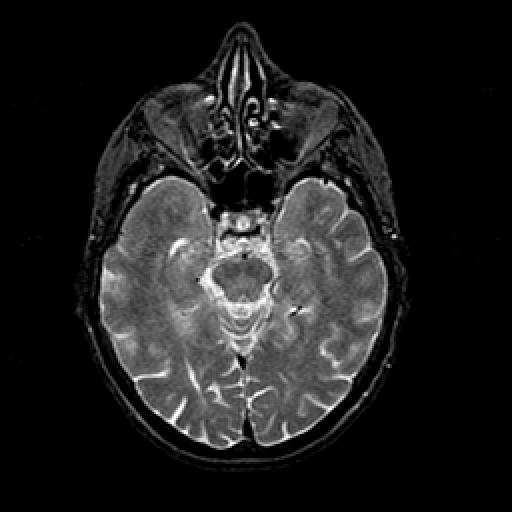
%> input picture MATLAB/Lesson1/1.gif, 512 x 512 px
$ octave Preprocessing.m   (GNU Octave 9; MATLAB toolbox functions it lacks are replaced by stand-ins)
%> lines starting %> are read from the running program, lines starting %| are printed output that depends on the picture

I=imread('../Images/1.gif');
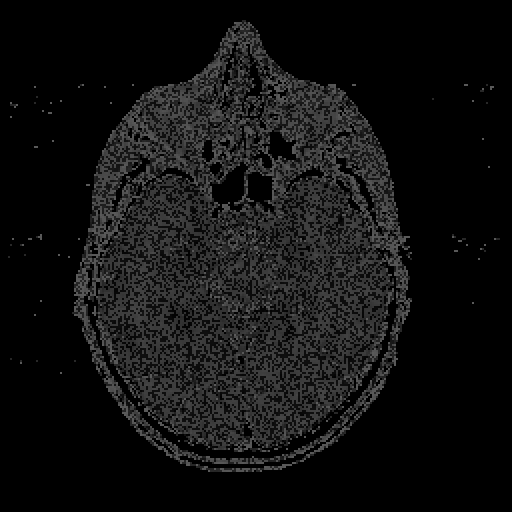
%> I: size 512x512 uint8; min 0, max 91, mean 17.3


%%
% ######################################################## %
      % Basic Image Filtering  in the Spatial Domain %
% ######################################################## %

% Applying some pre-processing on the Image
% Median Filter => to remove salt and pepper noise

I = medfilt2(I,[3,3]);
figure,imshow(I);

% Some Basic Image Filtering in the Spatial Domain
% Other then ordfilt2, check the Image Processing toolbox

% Some filtering, e.g ordfilt2 is used to implement greyscale morphological
% opeprations, including greyscale dilation and erosion.

% Median filter
B= ordfilt2(I,5,ones(3,3));
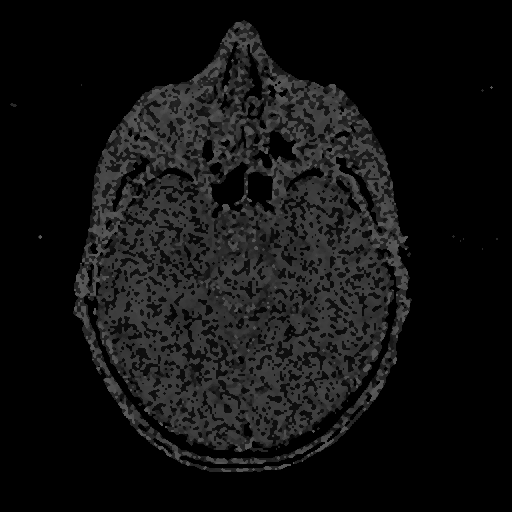
%> B: size 512x512 uint8; min 0, max 90, mean 17.6
figure,montage({B,I},[])
%> after `montage({B,I},[])`:
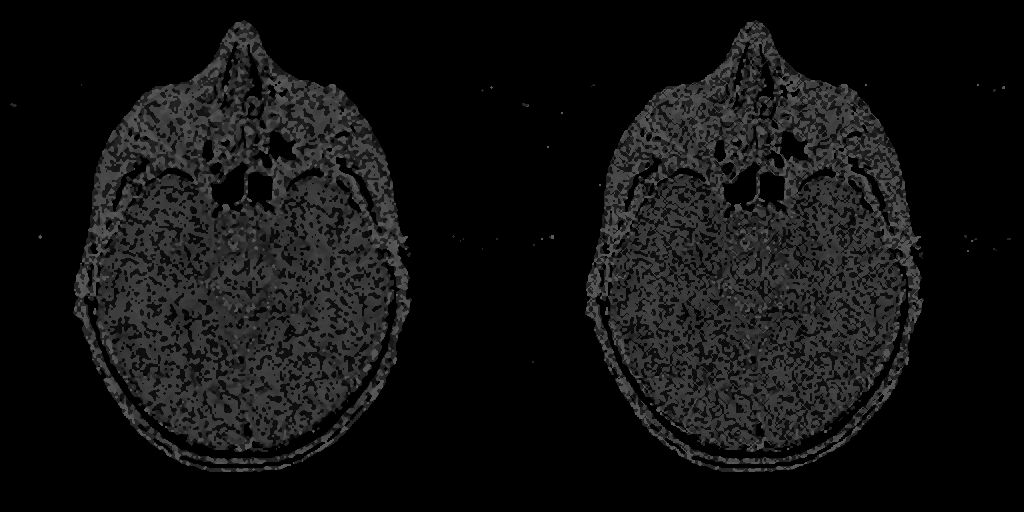
%> displayed picture: size 512x1024, on the screen's scale of 0 to 255; min 0, max 91, mean 17.5
title('Medain Filtered Image (Left) vs. Original(Right)');

%Minimum filter
C = ordfilt2(I,1,ones(3,3));
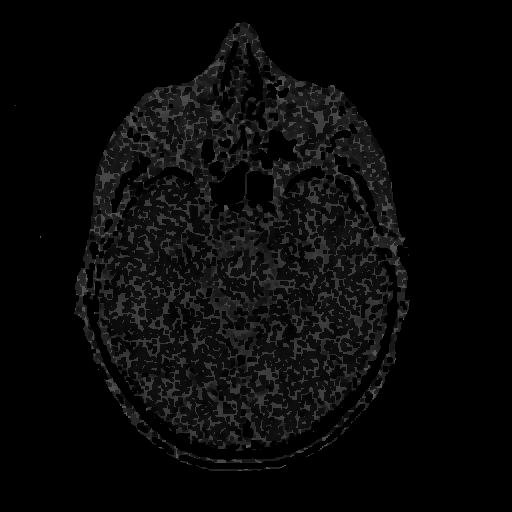
%> C: size 512x512 uint8; min 0, max 89, mean 9.5
figure,montage({C,I},[])
%> after `montage({C,I},[])`:
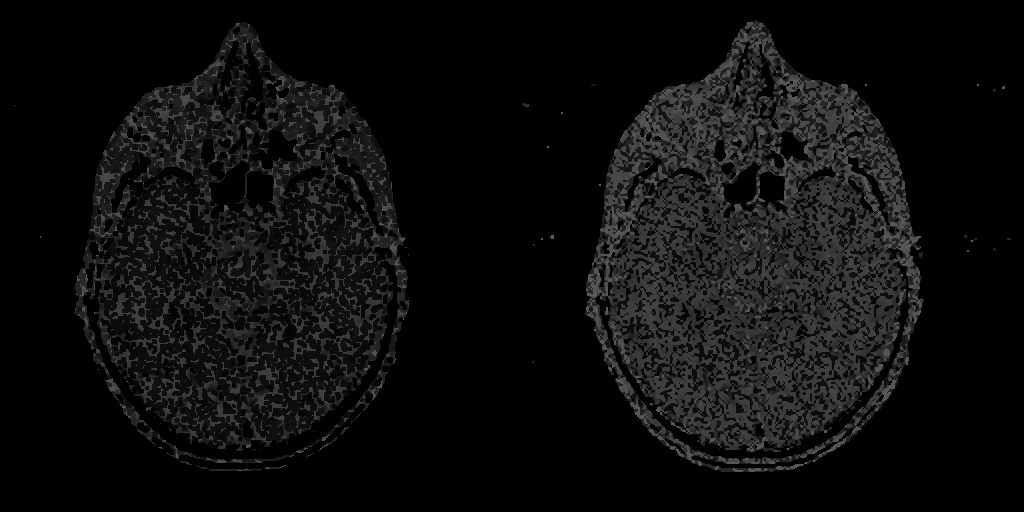
%> displayed picture: size 512x1024, on the screen's scale of 0 to 255; min 0, max 91, mean 13.4
title('Min Filtered Image (Left) vs. Original(Right)');

% Maximum filter
D = ordfilt2(I,9,ones(3,3));
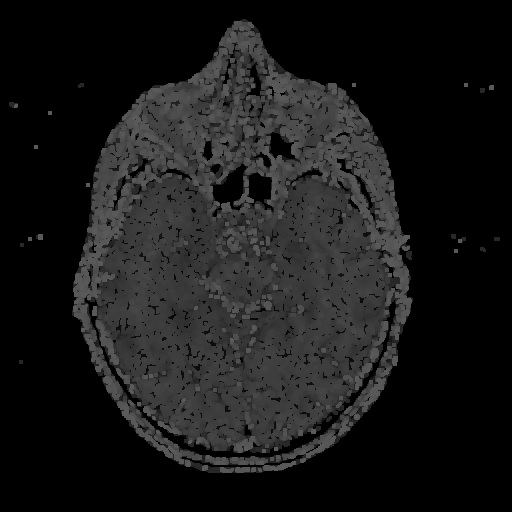
%> D: size 512x512 uint8; min 0, max 91, mean 25
figure,montage({D,I},[])
%> after `montage({D,I},[])`:
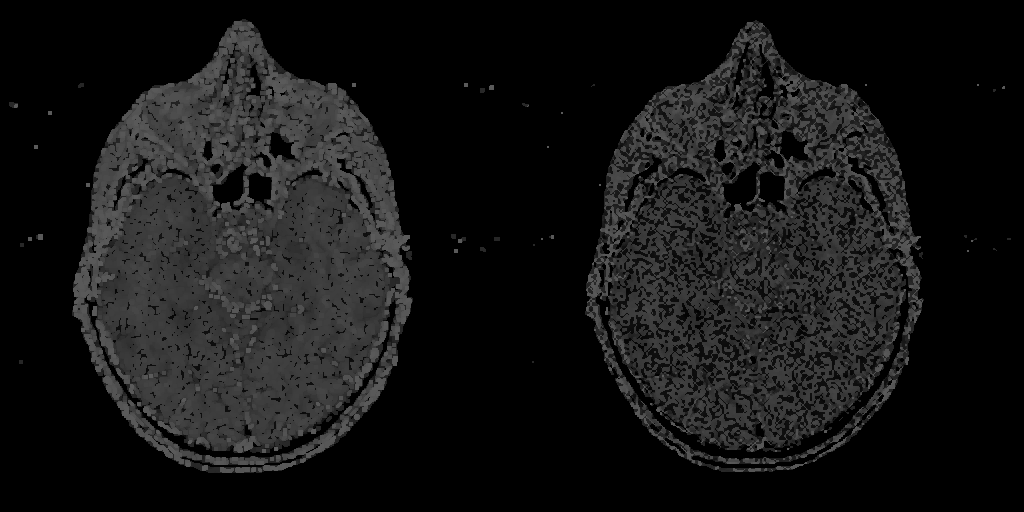
%> displayed picture: size 512x1024, on the screen's scale of 0 to 255; min 0, max 91, mean 21.2
title('Max Filtered Image (Left) vs. Original(Right)');


%%
% ######################################################## %
                % Edge Preserving Filtering %
% ######################################################## %
% Edge-Preserving filtering

%imdiffusefilt
% Performing Edge-Preserving Smoothing using Anisotropic Diffusion

% Smooth the image using anisotropic diffusion. For comparison, also smooth the image using Gaussian blurring.
% Adjust the standard deviation sigma of the Gaussian smoothing kernel so
% that textured regions, such as the grass, are smoothed a similar amount for both methods./

%> (the run ends here)
